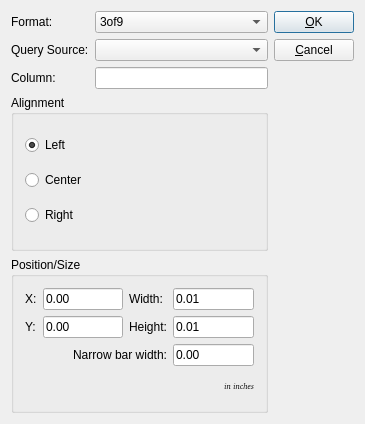
<?xml version="1.0" encoding="UTF-8"?>
<ui version="4.0">
 <comment> * OpenRPT report writer and rendering engine
 * Copyright (C) 2001-2012 by OpenMFG, LLC
 *
 * This library is free software; you can redistribute it and/or
 * modify it under the terms of the GNU Lesser General Public
 * License as published by the Free Software Foundation; either
 * version 2.1 of the License, or (at your option) any later version.
 *
 * This library is distributed in the hope that it will be useful,
 * but WITHOUT ANY WARRANTY; without even the implied warranty of
 * MERCHANTABILITY or FITNESS FOR A PARTICULAR PURPOSE. See the GNU
 * Lesser General Public License for more details.
 *
 * You should have received a copy of the GNU Lesser General Public
 * License along with this library; if not, write to the Free Software
 * Foundation, Inc., 59 Temple Place, Suite 330, Boston, MA 02111-1307 USA
 * Please contact info@openmfg.com with any questions on this license.</comment>
 <class>BarcodeEditor</class>
 <widget class="QDialog" name="BarcodeEditor">
  <property name="geometry">
   <rect>
    <x>0</x>
    <y>0</y>
    <width>365</width>
    <height>424</height>
   </rect>
  </property>
  <property name="sizePolicy">
   <sizepolicy hsizetype="Preferred" vsizetype="Preferred">
    <horstretch>0</horstretch>
    <verstretch>0</verstretch>
   </sizepolicy>
  </property>
  <property name="windowTitle">
   <string>Bar Code Properties</string>
  </property>
  <layout class="QHBoxLayout">
   <property name="spacing">
    <number>6</number>
   </property>
   <property name="margin">
    <number>11</number>
   </property>
   <item>
    <layout class="QVBoxLayout" name="_princpalLayout">
     <property name="spacing">
      <number>6</number>
     </property>
     <property name="margin">
      <number>0</number>
     </property>
     <item>
      <layout class="QGridLayout">
       <property name="margin">
        <number>0</number>
       </property>
       <property name="spacing">
        <number>6</number>
       </property>
       <item row="0" column="0">
        <widget class="QLabel" name="TextLabel1_3_2">
         <property name="frameShape">
          <enum>QFrame::NoFrame</enum>
         </property>
         <property name="frameShadow">
          <enum>QFrame::Plain</enum>
         </property>
         <property name="text">
          <string>Format:</string>
         </property>
        </widget>
       </item>
       <item row="2" column="1">
        <widget class="QLineEdit" name="tbColumn"/>
       </item>
       <item row="2" column="0">
        <widget class="QLabel" name="TextLabel1">
         <property name="sizePolicy">
          <sizepolicy hsizetype="Preferred" vsizetype="Minimum">
           <horstretch>0</horstretch>
           <verstretch>0</verstretch>
          </sizepolicy>
         </property>
         <property name="text">
          <string>Column:</string>
         </property>
        </widget>
       </item>
       <item row="1" column="0">
        <widget class="QLabel" name="TextLabel1_3">
         <property name="text">
          <string>Query Source:</string>
         </property>
        </widget>
       </item>
       <item row="0" column="1">
        <widget class="QComboBox" name="cbFormat">
         <property name="insertPolicy">
          <enum>QComboBox::InsertAtBottom</enum>
         </property>
         <item>
          <property name="text">
           <string>3of9</string>
          </property>
         </item>
         <item>
          <property name="text">
           <string>3of9+</string>
          </property>
         </item>
         <item>
          <property name="text">
           <string>128</string>
          </property>
         </item>
         <item>
          <property name="text">
           <string>ean13</string>
          </property>
         </item>
         <item>
          <property name="text">
           <string>ean8</string>
          </property>
         </item>
         <item>
          <property name="text">
           <string>upc-a</string>
          </property>
         </item>
         <item>
          <property name="text">
           <string>upc-e</string>
          </property>
         </item>
         <item>
          <property name="text">
           <string>i2of5</string>
          </property>
         </item>
         <item>
          <property name="text">
           <string>Datamatrix square</string>
          </property>
         </item>
         <item>
          <property name="text">
           <string>Datamatrix rectangle</string>
          </property>
         </item>
        </widget>
       </item>
       <item row="1" column="1">
        <widget class="QueryComboBox" name="cbQuery"/>
       </item>
      </layout>
     </item>
     <item>
      <widget class="QGroupBox" name="buttonGroupAlign">
       <property name="title">
        <string>Alignment</string>
       </property>
       <layout class="QVBoxLayout">
        <property name="spacing">
         <number>6</number>
        </property>
        <property name="margin">
         <number>11</number>
        </property>
        <item>
         <widget class="QRadioButton" name="rbAlignLeft">
          <property name="text">
           <string>Left</string>
          </property>
          <property name="checked">
           <bool>true</bool>
          </property>
         </widget>
        </item>
        <item>
         <widget class="QRadioButton" name="rbAlignCenter">
          <property name="text">
           <string>Center</string>
          </property>
         </widget>
        </item>
        <item>
         <widget class="QRadioButton" name="rbAlignRight">
          <property name="text">
           <string>Right</string>
          </property>
         </widget>
        </item>
       </layout>
      </widget>
     </item>
     <item>
      <widget class="QGroupBox" name="GroupBox1">
       <property name="title">
        <string>Position/Size</string>
       </property>
       <layout class="QGridLayout">
        <item row="0" column="0">
         <widget class="QLabel" name="TextLabel1_3_3">
          <property name="text">
           <string>X:</string>
          </property>
         </widget>
        </item>
        <item row="0" column="1">
         <widget class="QLineEdit" name="leXPos">
          <property name="text">
           <string>0.00</string>
          </property>
         </widget>
        </item>
        <item row="0" column="2">
         <widget class="QLabel" name="TextLabel3">
          <property name="text">
           <string>Width:</string>
          </property>
         </widget>
        </item>
        <item row="0" column="3">
         <widget class="QLineEdit" name="leWidth">
          <property name="text">
           <string>0.01</string>
          </property>
         </widget>
        </item>
        <item row="1" column="0">
         <widget class="QLabel" name="TextLabel2">
          <property name="text">
           <string>Y:</string>
          </property>
         </widget>
        </item>
        <item row="1" column="1">
         <widget class="QLineEdit" name="leYPos">
          <property name="text">
           <string>0.00</string>
          </property>
         </widget>
        </item>
        <item row="1" column="2">
         <widget class="QLabel" name="TextLabel4">
          <property name="text">
           <string>Height:</string>
          </property>
         </widget>
        </item>
        <item row="1" column="3">
         <widget class="QLineEdit" name="leHeight">
          <property name="text">
           <string>0.01</string>
          </property>
         </widget>
        </item>
        <item row="2" column="1" colspan="2">
         <widget class="QLabel" name="lnarrowBar">
          <property name="text">
           <string>Narrow bar width:</string>
          </property>
          <property name="alignment">
           <set>Qt::AlignLeading|Qt::AlignLeft|Qt::AlignRight|Qt::AlignTrailing|Qt::AlignVCenter</set>
          </property>
         </widget>
        </item>
        <item row="2" column="3">
         <widget class="QLineEdit" name="leNarrowBarWidth">
          <property name="text">
           <string>0.00</string>
          </property>
         </widget>
        </item>
        <item row="3" column="3">
         <widget class="QLabel" name="TextLabel5">
          <property name="font">
           <font>
            <family>Helvetica [Cronyx]</family>
            <pointsize>6</pointsize>
            <weight>50</weight>
            <italic>true</italic>
            <bold>false</bold>
            <underline>false</underline>
            <strikeout>false</strikeout>
           </font>
          </property>
          <property name="text">
           <string>in inches</string>
          </property>
          <property name="textFormat">
           <enum>Qt::AutoText</enum>
          </property>
          <property name="alignment">
           <set>Qt::AlignRight|Qt::AlignTrailing|Qt::AlignVCenter</set>
          </property>
         </widget>
        </item>
       </layout>
      </widget>
     </item>
    </layout>
   </item>
   <item>
    <layout class="QVBoxLayout">
     <property name="spacing">
      <number>6</number>
     </property>
     <property name="margin">
      <number>0</number>
     </property>
     <item>
      <widget class="QPushButton" name="buttonOk">
       <property name="text">
        <string>&amp;OK</string>
       </property>
       <property name="shortcut">
        <string>Alt+O</string>
       </property>
       <property name="autoDefault">
        <bool>true</bool>
       </property>
       <property name="default">
        <bool>true</bool>
       </property>
      </widget>
     </item>
     <item>
      <widget class="QPushButton" name="buttonCancel">
       <property name="text">
        <string>&amp;Cancel</string>
       </property>
       <property name="shortcut">
        <string>Alt+C</string>
       </property>
       <property name="autoDefault">
        <bool>true</bool>
       </property>
      </widget>
     </item>
     <item>
      <spacer>
       <property name="orientation">
        <enum>Qt::Vertical</enum>
       </property>
       <property name="sizeType">
        <enum>QSizePolicy::Expanding</enum>
       </property>
       <property name="sizeHint" stdset="0">
        <size>
         <width>20</width>
         <height>20</height>
        </size>
       </property>
      </spacer>
     </item>
    </layout>
   </item>
  </layout>
 </widget>
 <layoutdefault spacing="6" margin="11"/>
 <customwidgets>
  <customwidget>
   <class>QueryComboBox</class>
   <extends>QComboBox</extends>
   <header>querycombobox.h</header>
  </customwidget>
 </customwidgets>
 <tabstops>
  <tabstop>cbFormat</tabstop>
  <tabstop>cbQuery</tabstop>
  <tabstop>tbColumn</tabstop>
  <tabstop>rbAlignLeft</tabstop>
  <tabstop>leXPos</tabstop>
  <tabstop>leWidth</tabstop>
  <tabstop>leYPos</tabstop>
  <tabstop>leHeight</tabstop>
  <tabstop>buttonOk</tabstop>
  <tabstop>buttonCancel</tabstop>
 </tabstops>
 <resources/>
 <connections>
  <connection>
   <sender>buttonOk</sender>
   <signal>clicked()</signal>
   <receiver>BarcodeEditor</receiver>
   <slot>accept()</slot>
   <hints>
    <hint type="sourcelabel">
     <x>20</x>
     <y>20</y>
    </hint>
    <hint type="destinationlabel">
     <x>20</x>
     <y>20</y>
    </hint>
   </hints>
  </connection>
  <connection>
   <sender>buttonCancel</sender>
   <signal>clicked()</signal>
   <receiver>BarcodeEditor</receiver>
   <slot>reject()</slot>
   <hints>
    <hint type="sourcelabel">
     <x>20</x>
     <y>20</y>
    </hint>
    <hint type="destinationlabel">
     <x>20</x>
     <y>20</y>
    </hint>
   </hints>
  </connection>
 </connections>
</ui>
